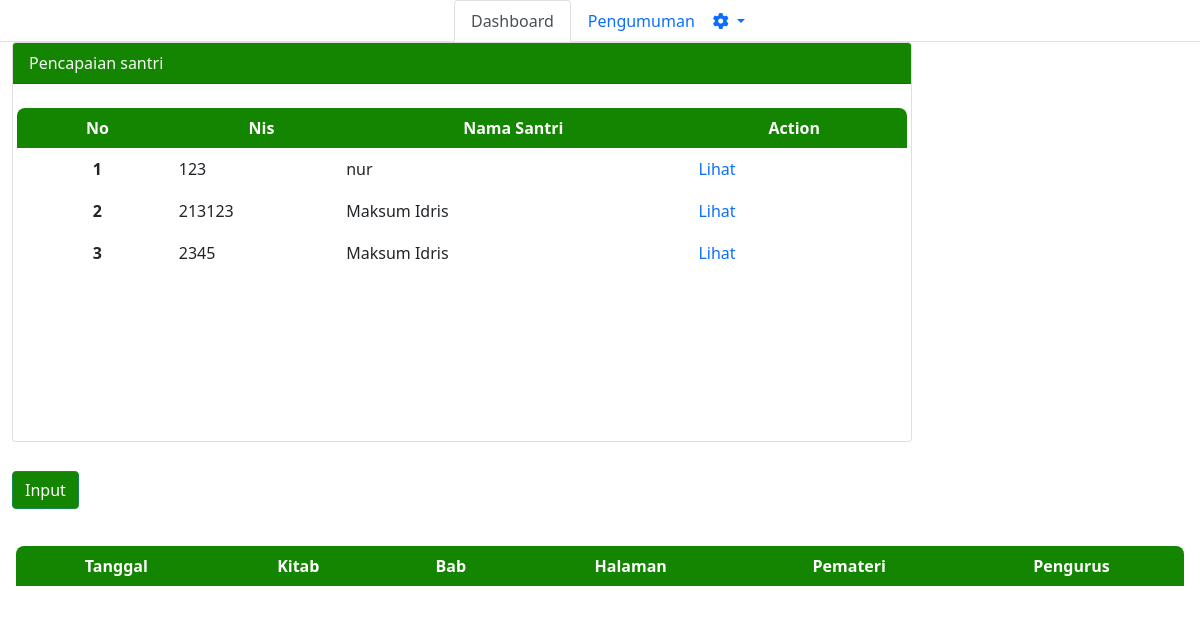
The page /pengajar/ on the database its author committed.
### adminpondok/models.py (models this page shows, shortened)
class Santri(models.Model):
    kelamin = [
        ('Laki-Laki', 'Laki-Laki'),
        ('Perempuan', 'Perempuan'),
    ]
    Quran = 'qr'
    Matan = 'mt'
    Nadhom = 'nd'
    kategori = [
        (Quran, 'Al-Quran'),
        (Matan, 'Matan'),
        (Nadhom, 'Nadhom'),
    ]
    nis = models.IntegerField(null=False, unique=True)
    nama_santri = models.CharField(max_length=30, null=False, blank=False)
    tempat_lahir = models.CharField(max_length=20, null=False, blank=False)
    tanggal_lahir = models.DateField()
    jk = models.CharField(max_length=9, choices=kelamin,
                          default='', null=False, blank=False)
    almt = models.TextField(default='', null=False, blank=False)
    telp = models.IntegerField(null=False, blank=False)
    email = models.CharField(default='', max_length=20,
                             null=False, blank=False)
    ktgri = models.CharField(default='', choices=kategori, max_length=30)

### pengajar/views.py (the view)
# urls.py: path('', views.index),
def index(req):
    santri = admin_models.Santri.objects.order_by('-id')
    return render(req, 'pengajar/pengajar_dashboard.html', {
        'data': santri,
    })

### pengajar/templates/pengajar/pengajar_dashboard.html (shortened to what this page needs)
{% load static %}
<!DOCTYPE html>
<html lang="en">
<head>
    <link href="https://cdn.jsdelivr.net/npm/bootstrap@5.0.2/dist/css/bootstrap.min.css" rel="stylesheet"
>
    <link rel="stylesheet" href="path/to/font-awesome/css/font-awesome.min.css">
</head>
<body>
    <ul class="nav nav-tabs justify-content-center" id="myTab" role="tablist">
        <li class="nav-item" role="presentation">
            <button class="nav-link active" id="home-tab" data-bs-toggle="tab" data-bs-target="#home" type="button"
                role="tab" aria-controls="home" aria-selected="true">Dashboard</button>
        </li>
        <li class="nav-item" role="presentation">
            <button class="nav-link" id="profile-tab" data-bs-toggle="tab" data-bs-target="#profile" type="button"
                role="tab" aria-controls="profile" aria-selected="false">Pengumuman</button>
        </li>
        <ul class="navbar-nav ml-auto">
            <li class="nav-item dropdown">
                <a class="nav-link dropdown-toggle" href="#" id="navbarDarkDropdownMenuLink" role="button"
                    data-bs-toggle="dropdown" aria-expanded="false">
                    <i class="fas fa-cog"></i>
                </a>
            </li>
        </ul>
    </ul>
    <div class="tab-content" id="myTabContent">
        <div class="tab-pane fade show active" id="home" role="tabpanel" aria-labelledby="home-tab">
            <main class="container-fluid">
                <div class="col-md-6">
                    <div class="card mb-3" style="width: 900px; height: 400px;">
                        <div class="card-header text-light " style="background-color: rgba(19, 133, 0, 1);">Pencapaian
                            santri</div>
                        <div class="card-body">
                            <div class="min-h-screen bg-white py-2">
                                <div class=" row d-flex">
                                    <table
                                        class=' overflow-auto bg-white divide-y divide-gray-300 justify-content-center'
                                        style="border: green;">
                                        <thead class="" style="background-color: #138500; color: #FFFFFF;">
                                            <tr>
                                                <th class="font-semibold text-sm uppercase px-4 py-2 text-center"> No
                                                </th>
                                                <th class="font-semibold text-sm uppercase px-4 py-2 text-center"> Nis
                                                </th>
                                                <th class="font-semibold text-sm uppercase px-4 py-2 text-center"> Nama
                                                    Santri </th>
                                                <th class="font-semibold text-sm uppercase px-4 py-2 text-center">
                                                    Action
                                                </th>
                                            </tr>
                                        </thead>
                                        {% for d in data %}
                                        <tbody class="divide-y divide-gray-200">
                                            <tr>
                                                <th scope="row" class="text-center">{{ forloop.counter }}</th>
                                                <td>{{d.nis}}</td>
                                                <td>{{d.nama_santri}}</td>
                                                <td>
                                                    <a class="nav-link active" aria-current="page"
                                                        href="/pengajar/input">Lihat</a>
                                                </td>
                                            </tr>
                                        </tbody>
                                        {% endfor %}
                                    </table>
                                </div>
                            </div>
                        </div>
                    </div>
                </div>
            </main>
        </div>
    </div>
    <nav class="navbar navbar-light bg-white">
        <div class="container-fluid">
            <a class="navbar-brand">
                <button type="button" class="btn btn-success" data-bs-toggle="modal" data-bs-target="#staticBackdrop"
                    style="background-color: #138500;">
                    Input
                </button>
            </a>
        </div>
    </nav>
    <div class="card-body">
        <div class="min-h-screen bg-white py-2">
            <div class="container-fluid">
                <div class=" row d-flex">
                    <table class="bg-white divide-y divide-gray-300' style=" border: green;">
                        <thead class="" style="background-color: #138500; color: #FFFFFF;">
                            <tr>
                                <th class="font-semibold text-sm uppercase px-4 py-2 text-center"> Tanggal </th>
                                <th class="font-semibold text-sm uppercase px-4 py-2 text-center"> Kitab </th>
                                <th class="font-semibold text-sm uppercase px-4 py-2 text-center"> Bab </th>
                                <th class="font-semibold text-sm uppercase px-4 py-2 text-center"> Halaman </th>
                                <th class="font-semibold text-sm uppercase px-4 py-2 text-center"> Pemateri </th>
                                <th class="font-semibold text-sm uppercase px-4 py-2 text-center"> Pengurus </th>
                            </tr>
                        </thead>
                        <tbody class="divide-y divide-gray-200">
                            <tr>
                                <th scope="row" class="text-center">{{ data.tanggal }}</th>
                                <td>{{d.kitab}}</td>
                                <td>{{d.bab}}</td>
                                <td>{{d.halaman}}</td>
                                <td>{{d.pemateri}}</td>
                                <td>{{d.pengurus}}</td>
                            </tr>
                        </tbody>
                    </table>
                </div>
            </div>
        </div>
    </div>
</body>
</html>

### pengajar/templates/pengajar/pengajar_dashboard.html (style rules this page uses)
table tr:first-child th:first-child { border-top-left-radius: 8px; }
table tr:first-child th:last-child { border-top-right-radius: 8px; }
body { overflow-x: hidden; }

### rows shown on the page
Santri: nis "123", nama_santri "nur"
Santri: nis "213123", nama_santri "Maksum Idris"
Santri: nis "2345", nama_santri "Maksum Idris"
